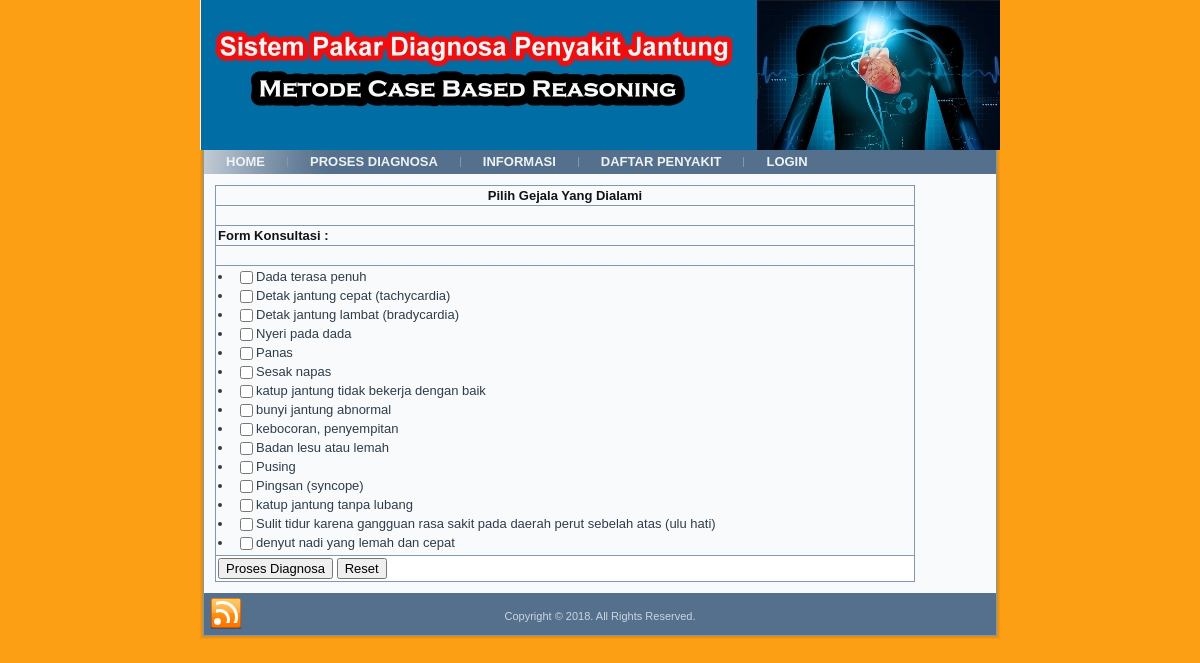
Page /index.php?top=konsultasiFm.php on the committed database.
### tables this page shows
CREATE TABLE `gejala` (
  `kd_gejala` char(4) NOT NULL,
  `gejala` varchar(100) NOT NULL
);

### konsultasifm.php (the view, shortened to what this page needs)
<html>
<head>
</head>
<body>
<div class="konten"><form  method="post" name="form" target="_self" action="?top=konsulperiksa.php">
  <table width="700" border="0" align="center" cellpadding="2" cellspacing="1" bordercolor="#FFFFFF">
    <tr>
      <td colspan="2"><div align="center"><strong>Pilih Gejala Yang Dialami</strong></div></td>
    </tr>
    <tr>
      <td colspan="2">&nbsp;</td>
    </tr>
    <tr>
      <td colspan="2"><strong>Form Konsultasi :</strong></td></tr>
	  <tr> <td colspan="2">&nbsp;</td></tr>
	<tr><td width="504" >
    <?php
	$query=mysql_query("SELECT * FROM gejala") or die("Query Error..!" .mysql_error);
	while ($row=mysql_fetch_array($query)){
	?>
    	<li><input type="checkbox" name="gejala[]" id="gejala" value="<?php echo $row['kd_gejala'];?>"><?php echo $row['gejala'];?></li>
		 <?php } ?>
       </td> </tr>
	<tr>  <td width="504" align="right" bgcolor="#FFFFFF"><input type="submit" name="Submit" value="Proses Diagnosa">	  <input type="reset" value="Reset"></td>
    </tr>
  </table>
</form></div>
</body>
</html>

### style.css (style rules this page uses)
#art-main, table { font-family: Arial, Helvetica, Sans-Serif; font-style: normal; font-weight: normal; font-size: 13px; }
h1, h2, h3, h4, h5, h6, p, a, ul, ol, li { margin: 0; padding: 0; }
.art-postcontent, .art-postcontent li, .art-postcontent table, .art-postcontent a, .art-postcontent a:link, .art-postcontent a:visited, .art-postcontent a.visited, .art-postcontent a:hover, .art-postcontent a.hovered { font-family: Arial, Helvetica, Sans-Serif; }
html { height:100%; }
body { padding: 0; margin:0; color: #0F1419; height:100%; min-height:100%; background-color: #FAF9F4; background-image: url('images/Bottomnew_texture.jpg'); background-repeat: repeat; background-attachment: fixed; background-position: top left; min-width: 800px; }
form { padding: 0 !important; margin: 0 !important; }
input, select, textarea { vertical-align: middle; font-family: Arial, Helvetica, Sans-Serif; font-style: normal; font-weight: normal; font-size: 13px; }
.art-article table, table.art-article { border-collapse: collapse; margin: 1px; }
.art-article th, .art-article td { padding: 2px; border: solid 1px #8099B3; vertical-align: top; text-align: left; }
.art-post li { font-size: 13px; color: #2E3D4C; padding: 0; }

### konsultasifm.php (style rules this page uses)
li { line-height:-6px; font-weight:normal; color:#09F; }

### rows in the picture
gejala: gejala "Dada terasa penuh"
gejala: gejala "Detak jantung cepat (tachycardia)"
gejala: gejala "Detak jantung lambat (bradycardia)"
gejala: gejala "Nyeri pada dada"
gejala: gejala "Panas"
gejala: gejala "Sesak napas"
gejala: gejala "katup jantung tidak bekerja dengan baik"
gejala: gejala "bunyi jantung abnormal"
gejala: gejala "kebocoran, penyempitan"
gejala: gejala "Badan lesu atau lemah"
gejala: gejala "Pusing"
gejala: gejala "Pingsan (syncope)"
gejala: gejala "katup jantung tanpa lubang"
gejala: gejala "Sulit tidur karena gangguan rasa sakit pada daerah perut sebelah atas (ulu hati)"
gejala: gejala "denyut nadi yang lemah dan cepat"
